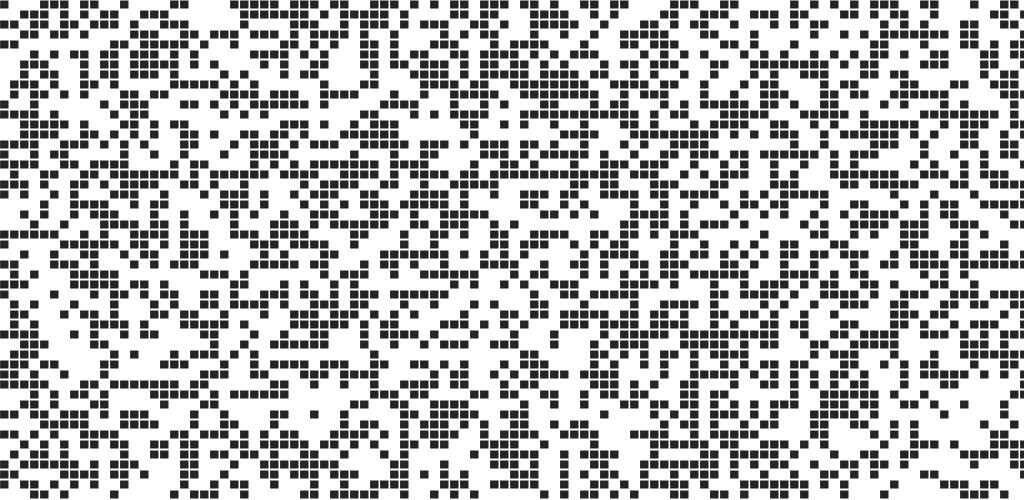
Frame 1 (no input)
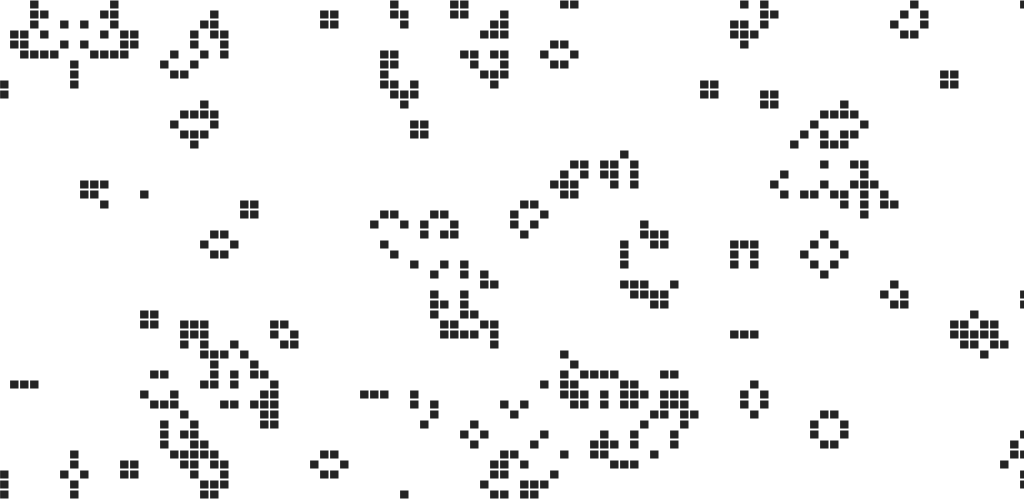
Frame 60 (no input)
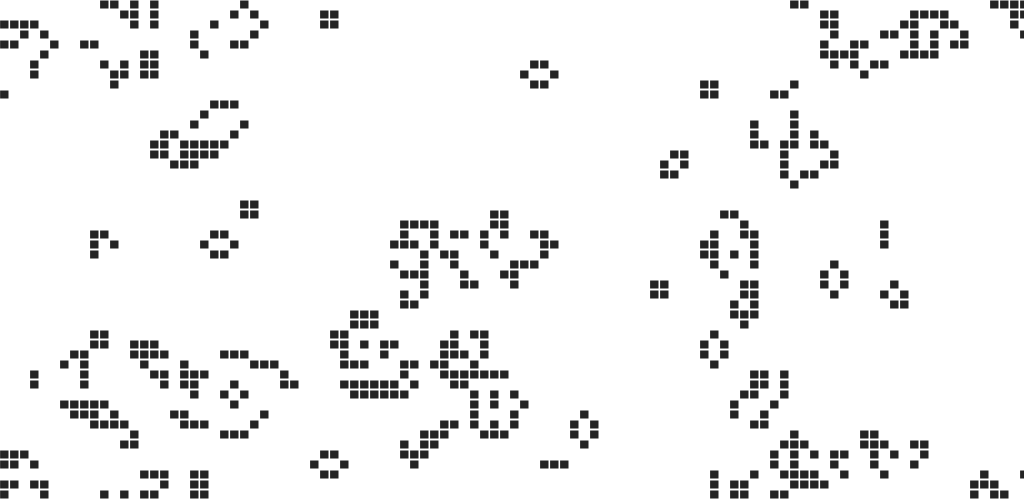
Frame 120 (the mouse pressed at the canvas centre since frame 60)

The p5.js sketch that drew these frames (run headless with seeded random() and noise() and a simulated clock; from frame 60 on, the mouse is pressed at the canvas centre):

// p5.js sketch
// ── sketch.js
//Anastasiia Balagurova
//23.03.2022
//This is a 'Game of life' simulation. It's based on a tutorial by Coding Train: https://www.youtube.com/watch?v=FWSR_7kZuYg


function make2DArray(cols, rows) {
  let arr = new Array(cols);
  for (let i = 0; i < arr.length; i++) {
    arr[i] = new Array(rows);
  }
  return arr;
}

let grid;
let cols;
let rows;
let resolution = 10;

function setup() {
  //create canvas in the div
  createCanvas(1024,500);
  cols = floor(windowWidth / resolution);
  rows = floor(windowHeight / resolution);

  grid = make2DArray(cols, rows);
  for (let i = 0; i < cols; i++) {
    for (let j = 0; j < rows; j++) {
      grid[i][j] = floor(random(2));
    }
  }
}

function draw() {
  background(255);
  for (let i = 0; i < cols; i++) {
    for (let j = 0; j < rows; j++) {
      let x = i * resolution;
      let y = j * resolution;
      if (grid[i][j] == 1) {
        fill('#242424');
        stroke(255);
        rect(x, y, resolution - 1, resolution - 1);
      }
    }
  }

  let next = make2DArray(cols, rows);

  // Compute next based on grid
  for (let i = 0; i < cols; i++) {
    for (let j = 0; j < rows; j++) {
      let state = grid[i][j];
      // Count live neighbors!
      let sum = 0;
      let neighbors = countNeighbors(grid, i, j);

      if (state == 0 && neighbors == 3) {
        next[i][j] = 1;
      } else if (state == 1 && (neighbors < 2 || neighbors > 3)) {
        next[i][j] = 0;
      } else {
        next[i][j] = state;
      }

    }
  }
  grid = next;
}


function countNeighbors(grid, x, y) {
  let sum = 0;
  for (let i = -1; i < 2; i++) {
    for (let j = -1; j < 2; j++) {
      let col = (x + i + cols) % cols;
      let row = (y + j + rows) % rows;
      sum += grid[col][row];
    }
  }
  sum -= grid[x][y];
  return sum;
}
